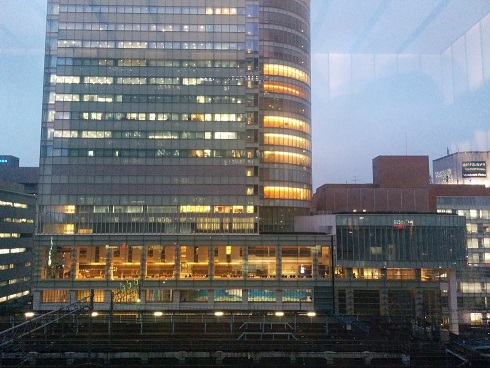
#> input picture imgs/pano1.jpg, 490 x 368 px
$ python DoG.py
#> lines starting #> are read from the running program, lines starting #| are printed output that depends on the picture; after the words box and inside, x2 and y2 are one past the last pixel; in counts of white or black regions, pixels touching at a corner belong together
# coding: utf-8
# DoGの計算

import numpy as np
import cv2

THRESH_POSI =  10
THRESH_NEGA = -20
k = 2
s = 2.0
N = 5

def visKeyPoints(img, peakPosi, peakNega) :
    vis = cv2.merge((img, img, img))
    for p in peakPosi:
        cv2.circle(vis, (int(p[2]), int(p[1])), int(s * (k**p[0])), (255,0,0), 1)
    for p in peakNega:
        cv2.circle(vis, (int(p[2]), int(p[1])), int(s * (k**p[0])), (0,255,0), 1)
    return vis

def isPeakPosi( imgs, t,y,x ) :
    c = imgs[t][y,x]
    if( c <= THRESH_POSI ) : return False
    tf = True
    for tt in range(0,1) :
        for xx in range(-1,2) :
            for yy in range(-1,2) :
                if( tt ==0 and xx == 0 and yy==0 ) : continue
                if( c <= imgs[t+tt][y+yy,x+xx] ) :
                    tf = False
    return tf

def isPeakNega( imgs, t,y,x ) :
    c = imgs[t][y,x]
    if( c >= THRESH_NEGA ) : return False
    tf = True
    for tt in range(0,1) :
        for xx in range(-1,2) :
            for yy in range(-1,2) :
                if( tt ==0 and xx == 0 and yy==0 ) : continue
                if( c >= imgs[t+tt][y+yy,x+xx] ) :
                    tf = False
    return tf


img_orig = cv2.imread("imgs/pano1.jpg", 0)
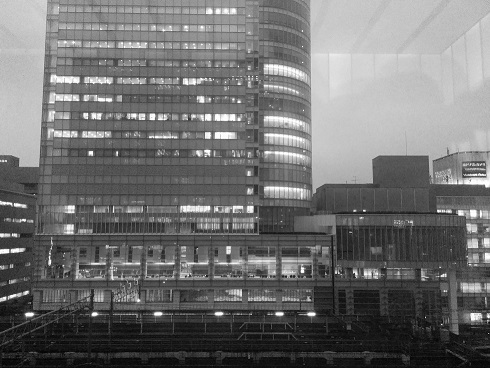
#> img_orig: shape (368, 490); min 0, max 255, mean 112.1
imgs     = []
imgs_DoG = []

#compute DoG
for i in range(0,N) :
    imgs.append( cv2.GaussianBlur(img_orig, (0,0), s * (k**i) ) )
    if( i > 0) :
        imgs_DoG.append( np.int32(imgs[i]) - np.int32(imgs[i-1] ) )
#> after the loop, imgs = 5 items; imgs_DoG = 4 items

#search peak
peakPtPosi = []
peakPtNega = []
for t in range(1,N-2) :
    for y in range(1,imgs[0].shape[0]-1) :
        for x in range(1,imgs[0].shape[1]-1) :
            if( isPeakPosi(imgs_DoG,t,y,x ) ) :
                peakPtPosi.append( (t,y,x))
            if( isPeakNega(imgs_DoG,t,y,x ) ) :
                peakPtNega.append( (t,y,x))

for t in range(N) :
    fname = "smooth" + str(t) + ".png"
    cv2.imwrite(fname, imgs[t])
#> this loop made 5 passes
#> pass 1, `cv2.imwrite(fname, imgs[t])`:
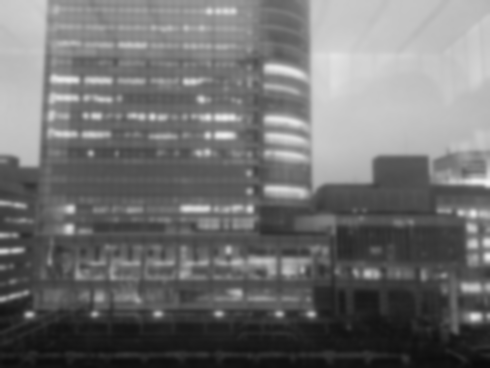
#> saved as smooth0.png: shape (368, 490); min 11, max 244, mean 112.1
#> pass 2, `cv2.imwrite(fname, imgs[t])`:
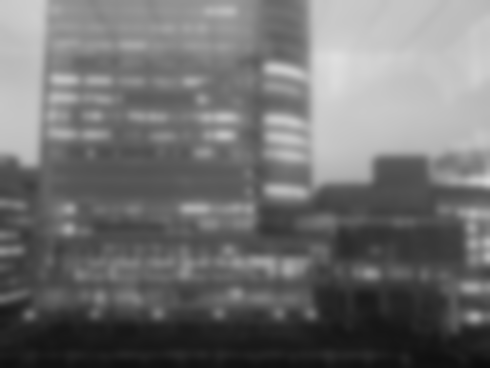
#> saved as smooth1.png: shape (368, 490); min 12, max 223, mean 112.1

for t in range(N-1) :
    fname = "Dog" + str(t) + ".png"
    cv2.imwrite(fname, imgs_DoG[t] * 3 / 2 + 128)
#> this loop made 4 passes
#> pass 1, `cv2.imwrite(fname, imgs_DoG[t] * 3 / 2 + 128)`:
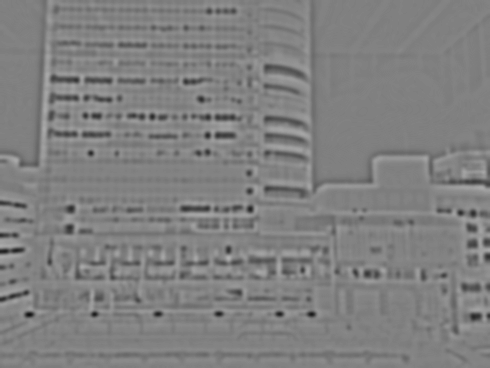
#> saved as Dog0.png: shape (368, 490); min 16, max 176, mean 128
#> pass 2, `cv2.imwrite(fname, imgs_DoG[t] * 3 / 2 + 128)`:
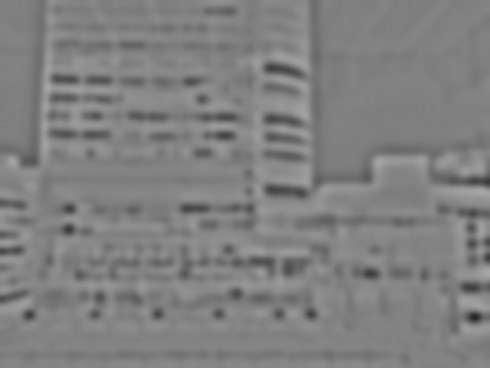
#> saved as Dog1.png: shape (368, 490); min 38, max 167, mean 128

vis= visKeyPoints(img_orig, peakPtPosi, peakPtNega)
#> after the loop in visKeyPoints, `for p in peakPosi:`:
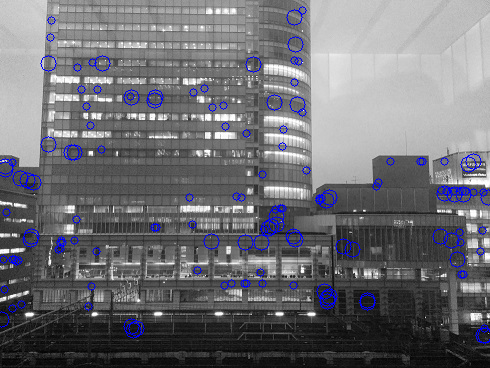
#> vis: shape (368, 490, 3); mean of channels 0, 1, 2 115.8, 110.4, 110.4; drawn as B, G, R
#> after the loop in visKeyPoints, `for p in peakNega:`:
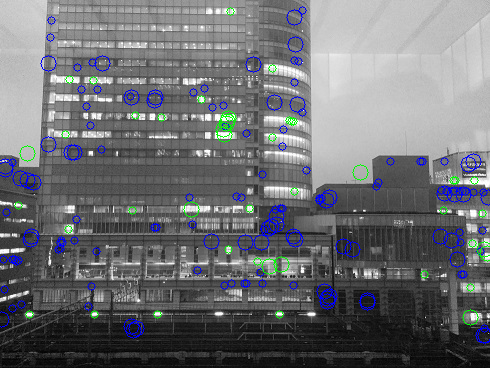
#> vis: shape (368, 490, 3); 0.63% of pixels changed, all inside (x1, y1, x2, y2) = (14, 7, 490, 326); drawn as B, G, R
cv2.imshow("vis", vis)


# wait key input
cv2.waitKey(0)
